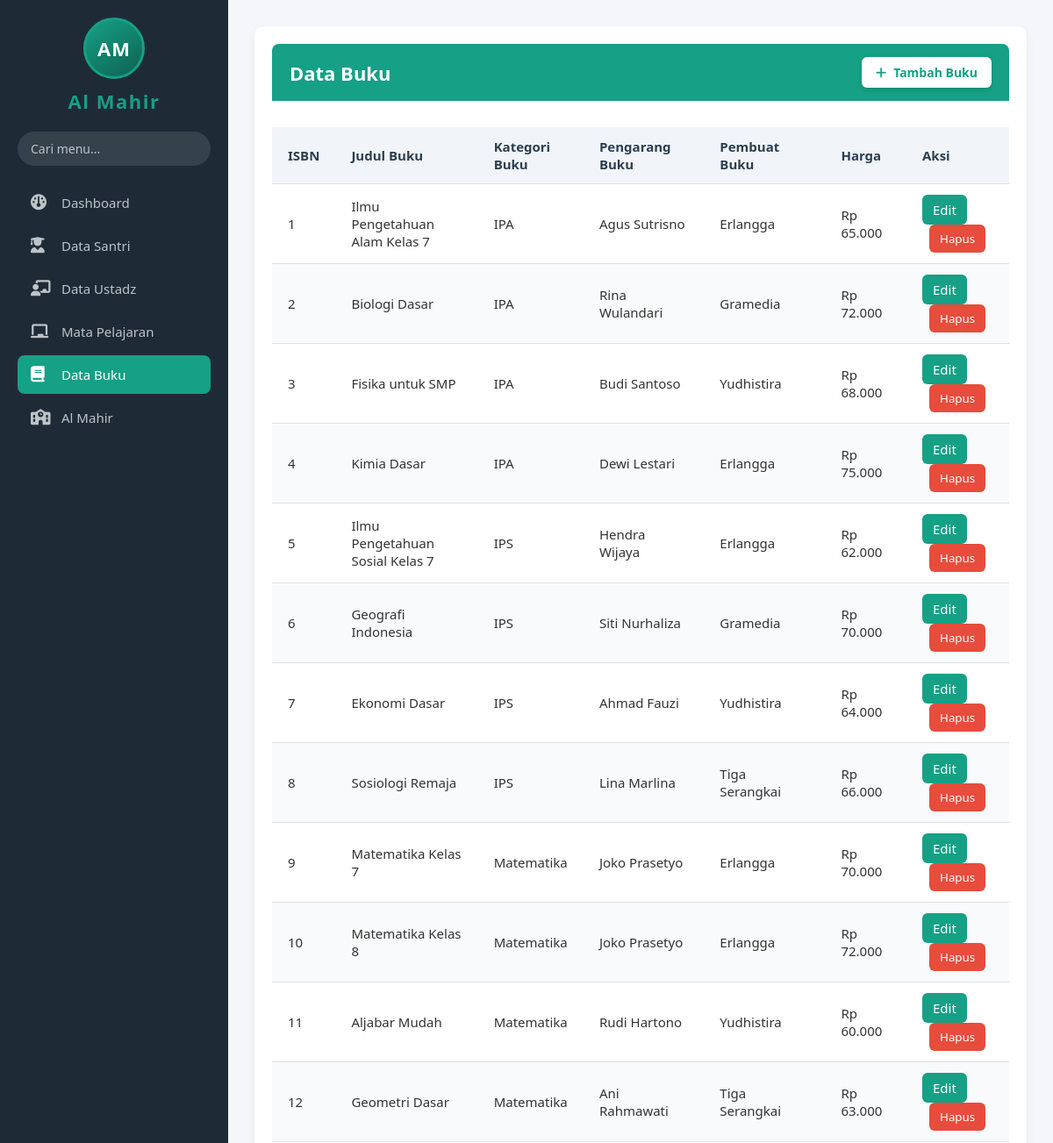
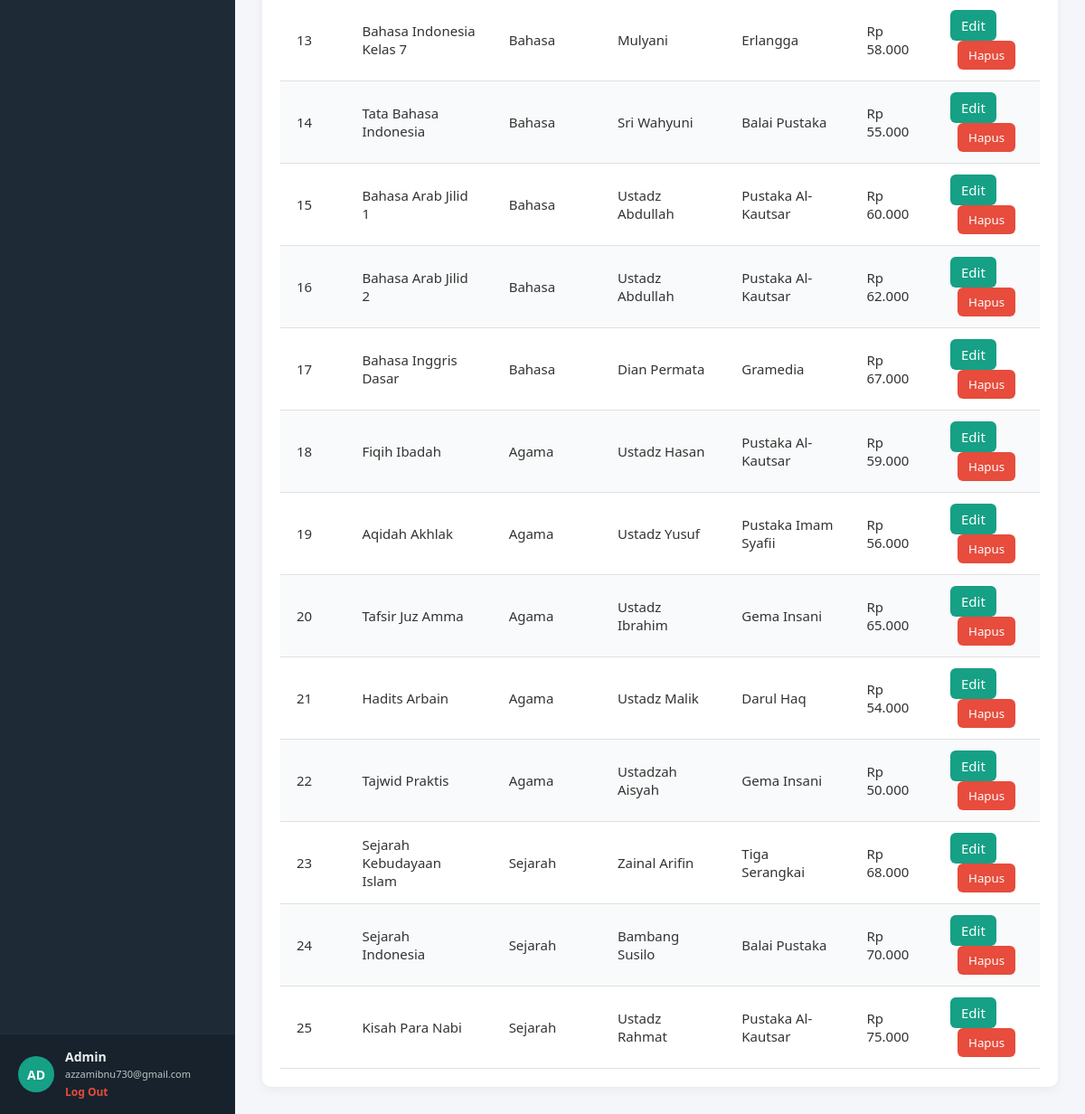
The app's page /data_buku.php with its own data (2 pictures, top to bottom).
### tables this page shows
CREATE TABLE `tb_buku` (
  `isbn` int(20) NOT NULL,
  `judul_buku` varchar(150) NOT NULL,
  `kategori_buku` varchar(50) NOT NULL,
  `pengarang_buku` varchar(100) NOT NULL,
  `pembuat_buku` varchar(100) NOT NULL,
  `harga` int(11) NOT NULL DEFAULT 0
);

### data_buku.php (the view, shortened to what this page needs)
<?php
require __DIR__ . '/connection.php';
try {
    $bukuResult = $conn->query('SELECT isbn, judul_buku, kategori_buku, pengarang_buku, pembuat_buku, harga FROM tb_buku ORDER BY isbn');
} catch (mysqli_sql_exception $exception) {
    $bukuResult = false;
    error_log('Gagal mengambil data dari tabel tb_buku: ' . $exception->getMessage());
}
$bukuQueryError = $bukuResult === false;
?>
<!DOCTYPE html>
<html lang="id">
<head>
    <link rel="stylesheet" href="https://cdnjs.cloudflare.com/ajax/libs/font-awesome/6.5.1/css/all.min.css">
    <link rel="stylesheet" href="style.css">
</head>
<body>
    <aside class="sidebar">
        <div class="sidebar-top">
            <div class="logo-brand">
                <div class="brand-mark" role="img" aria-label="Logo Al Mahir">AM</div>
            </div>
            <div class="logo-text">Al Mahir</div>
            <div class="sidebar-search">
                <input type="text" placeholder="Cari menu...">
            </div>
            <ul class="sidebar-nav">
                <li><a href="index.php"><i class="fa-solid fa-gauge"></i>Dashboard</a></li>
                <li><a href="data_santri.php"><i class="fa-solid fa-user-graduate"></i>Data Santri</a></li>
                <li><a href="data_ustadz.php"><i class="fa-solid fa-chalkboard-user"></i>Data Ustadz</a></li>
                <li><a href="data_pelajaran.php"><i class="fa-solid fa-chalkboard"></i>Mata Pelajaran</a></li>
                <li><a href="data_buku.php" class="active" aria-current="page"><i class="fa-solid fa-book"></i>Data Buku</a></li>
                <li><a href="data_almahir.php"><i class="fa-solid fa-school"></i>Al Mahir</a></li>
            </ul>
        </div>
        <div class="sidebar-footer">
            <div class="user-avatar">AD</div>
            <div class="user-info">
                <h4>Admin</h4>
                <p>azzamibnu730@gmail.com</p>
                <a href="login.html" class="logout-btn">Log Out</a>
            </div>
        </div>
    </aside>
    <main class="main-content">
        <div id="tabel-santri" class="content-section">
            <div class="card-header-teal">
                <h1>Data Buku</h1>
                <a href="add.php?entity=buku" class="btn-add-santri">
                    <i class="fa-solid fa-plus"></i> Tambah Buku
                </a>
            </div>
            <div class="w3-container table-wrap">
                <table class="tabel-santri">
                    <thead>
                        <tr>
                            <th>ISBN</th>
                            <th>Judul Buku</th>
                            <th>Kategori Buku</th>
                            <th>Pengarang Buku</th>
                            <th>Pembuat Buku</th>
                            <th>Harga</th>
                            <th>Aksi</th>
                        </tr>
                    </thead>
                    <tbody>
                        <?php if ($bukuQueryError): ?>
                            <tr><td colspan="7">Data buku tidak dapat dimuat. Pastikan tabel tb_buku tersedia.</td></tr>
                        <?php elseif ($bukuResult->num_rows === 0): ?>
                            <tr><td colspan="7">Belum ada data buku.</td></tr>
                        <?php else: ?>
                            <?php while ($buku = $bukuResult->fetch_assoc()): ?>
                                <tr>
                                    <td><?= htmlspecialchars((string) $buku['isbn'], ENT_QUOTES, 'UTF-8') ?></td>
                                    <td><?= htmlspecialchars($buku['judul_buku'], ENT_QUOTES, 'UTF-8') ?></td>
                                    <td><?= htmlspecialchars($buku['kategori_buku'], ENT_QUOTES, 'UTF-8') ?></td>
                                    <td><?= htmlspecialchars($buku['pengarang_buku'], ENT_QUOTES, 'UTF-8') ?></td>
                                    <td><?= htmlspecialchars($buku['pembuat_buku'], ENT_QUOTES, 'UTF-8') ?></td>
                                    <td>Rp <?= number_format((int) $buku['harga'], 0, ',', '.') ?></td>
                                    <td>
                                        <a class="btn-edit" href="edit.php?entity=buku&amp;id=<?= rawurlencode((string) $buku['isbn']) ?>">Edit</a>
                                        <form action="delete.php" method="post" onsubmit="return confirm('Yakin ingin menghapus data buku ini?');">
                                            <button type="submit" class="btn-delete">Hapus</button>
                                        </form>
                                    </td>
                                </tr>
                            <?php endwhile; ?>
                        <?php endif; ?>
                    </tbody>
                </table>
            </div>
    </main>
</body>
</html>

### records on screen
tb_buku: isbn "1", judul_buku "Ilmu Pengetahuan Alam Kelas 7", kategori_buku "IPA", pengarang_buku "Agus Sutrisno", pembuat_buku "Erlangga", harga "65.000"
tb_buku: isbn "2", judul_buku "Biologi Dasar", kategori_buku "IPA", pengarang_buku "Rina Wulandari", pembuat_buku "Gramedia", harga "72.000"
tb_buku: isbn "3", judul_buku "Fisika untuk SMP", kategori_buku "IPA", pengarang_buku "Budi Santoso", pembuat_buku "Yudhistira", harga "68.000"
tb_buku: isbn "4", judul_buku "Kimia Dasar", kategori_buku "IPA", pengarang_buku "Dewi Lestari", pembuat_buku "Erlangga", harga "75.000"
tb_buku: isbn "5", judul_buku "Ilmu Pengetahuan Sosial Kelas 7", kategori_buku "IPS", pengarang_buku "Hendra Wijaya", pembuat_buku "Erlangga", harga "62.000"
tb_buku: isbn "6", judul_buku "Geografi Indonesia", kategori_buku "IPS", pengarang_buku "Siti Nurhaliza", pembuat_buku "Gramedia", harga "70.000"
tb_buku: isbn "7", judul_buku "Ekonomi Dasar", kategori_buku "IPS", pengarang_buku "Ahmad Fauzi", pembuat_buku "Yudhistira", harga "64.000"
tb_buku: isbn "8", judul_buku "Sosiologi Remaja", kategori_buku "IPS", pengarang_buku "Lina Marlina", pembuat_buku "Tiga Serangkai", harga "66.000"
tb_buku: isbn "9", judul_buku "Matematika Kelas 7", kategori_buku "Matematika", pengarang_buku "Joko Prasetyo", pembuat_buku "Erlangga", harga "70.000"
tb_buku: isbn "10", judul_buku "Matematika Kelas 8", kategori_buku "Matematika", pengarang_buku "Joko Prasetyo", pembuat_buku "Erlangga", harga "72.000"
tb_buku: isbn "11", judul_buku "Aljabar Mudah", kategori_buku "Matematika", pengarang_buku "Rudi Hartono", pembuat_buku "Yudhistira", harga "60.000"
tb_buku: isbn "12", judul_buku "Geometri Dasar", kategori_buku "Matematika", pengarang_buku "Ani Rahmawati", pembuat_buku "Tiga Serangkai", harga "63.000"
tb_buku: isbn "13", judul_buku "Bahasa Indonesia Kelas 7", kategori_buku "Bahasa", pengarang_buku "Mulyani", pembuat_buku "Erlangga", harga "58.000"
tb_buku: isbn "14", judul_buku "Tata Bahasa Indonesia", kategori_buku "Bahasa", pengarang_buku "Sri Wahyuni", pembuat_buku "Balai Pustaka", harga "55.000"
tb_buku: isbn "15", judul_buku "Bahasa Arab Jilid 1", kategori_buku "Bahasa", pengarang_buku "Ustadz Abdullah", pembuat_buku "Pustaka Al-Kautsar", harga "60.000"
tb_buku: isbn "16", judul_buku "Bahasa Arab Jilid 2", kategori_buku "Bahasa", pengarang_buku "Ustadz Abdullah", pembuat_buku "Pustaka Al-Kautsar", harga "62.000"
tb_buku: isbn "17", judul_buku "Bahasa Inggris Dasar", kategori_buku "Bahasa", pengarang_buku "Dian Permata", pembuat_buku "Gramedia", harga "67.000"
tb_buku: isbn "18", judul_buku "Fiqih Ibadah", kategori_buku "Agama", pengarang_buku "Ustadz Hasan", pembuat_buku "Pustaka Al-Kautsar", harga "59.000"
tb_buku: isbn "19", judul_buku "Aqidah Akhlak", kategori_buku "Agama", pengarang_buku "Ustadz Yusuf", pembuat_buku "Pustaka Imam Syafii", harga "56.000"
tb_buku: isbn "20", judul_buku "Tafsir Juz Amma", kategori_buku "Agama", pengarang_buku "Ustadz Ibrahim", pembuat_buku "Gema Insani", harga "65.000"
tb_buku: isbn "21", judul_buku "Hadits Arbain", kategori_buku "Agama", pengarang_buku "Ustadz Malik", pembuat_buku "Darul Haq", harga "54.000"
tb_buku: isbn "22", judul_buku "Tajwid Praktis", kategori_buku "Agama", pengarang_buku "Ustadzah Aisyah", pembuat_buku "Gema Insani", harga "50.000"
tb_buku: isbn "23", judul_buku "Sejarah Kebudayaan Islam", kategori_buku "Sejarah", pengarang_buku "Zainal Arifin", pembuat_buku "Tiga Serangkai", harga "68.000"
tb_buku: isbn "24", judul_buku "Sejarah Indonesia", kategori_buku "Sejarah", pengarang_buku "Bambang Susilo", pembuat_buku "Balai Pustaka", harga "70.000"
tb_buku: isbn "25", judul_buku "Kisah Para Nabi", kategori_buku "Sejarah", pengarang_buku "Ustadz Rahmat", pembuat_buku "Pustaka Al-Kautsar", harga "75.000"
